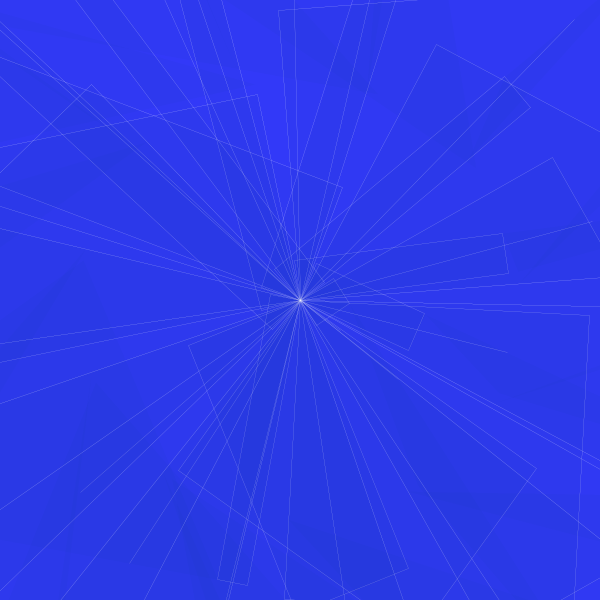
Frame 1 (no input)
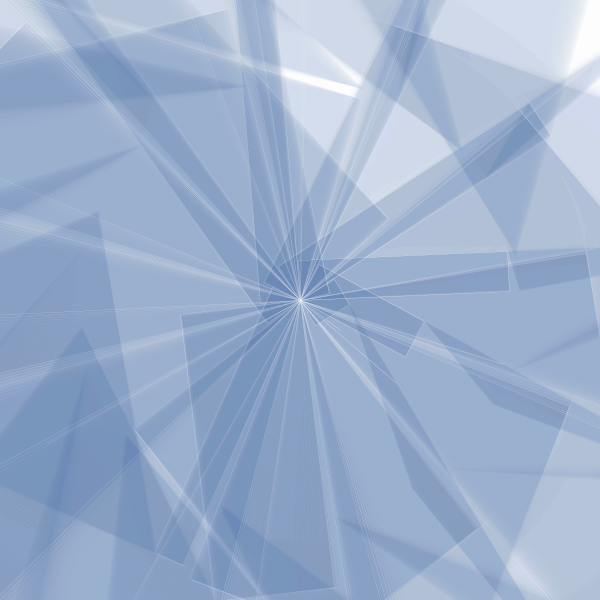
Frame 60 (the mouse pressed at the canvas centre just before this capture)
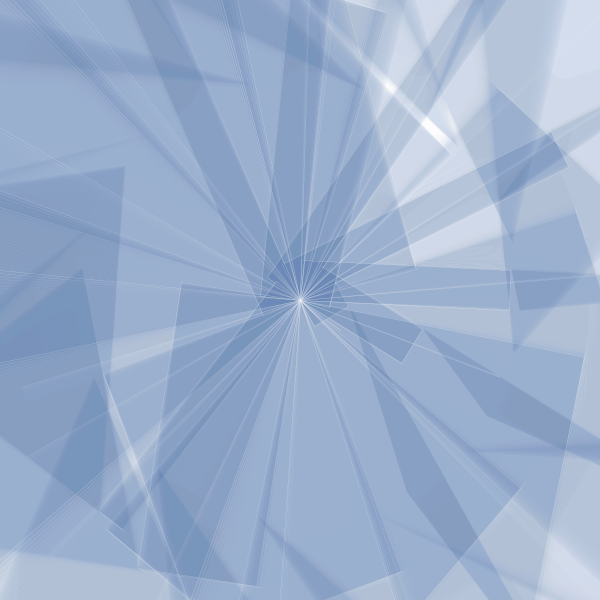
Frame 120 (the mouse held since frame 60 and released just before this capture)

The Processing sketch that drew these frames (run headless with seeded random() and noise(); from frame 60 on, the mouse is pressed at the canvas centre):

// Processing sketch: processing_147467
// ── processing_147467.pde

/*
 Konkuk University
 SOS iDesign
 
 Name:Lim Hyun Seung
 ID: 201420104 Lim Hyun Seung
 
 */

//float Code
float cX=10;
float direction=1;
float angle=12;

void setup()
{
  size(600, 600);
  background(2550);
}

void draw()
{
  //Shape Space
  noStroke();
  fill(255, 50);
  rectMode(CORNERS);
  rect(0, 0, width, height); 
  stroke(0);
  fill(0, 56, 125, 10);
  translate(width/2, height/2); 

  for (int i=40; i<width; i+=250) {
    for (int j=30; j<height; j+=90) {
      strokeWeight(0);
      stroke(255, 255, 255);
      line(i, j, 0, 0);
      rotate(angle);
      rectMode(CORNERS);
      rect(i, j, 0, 0);
      noStroke();
      triangle(i, j, 0, 220, i, 500);
    }
  }

  cX = cX + (3.75 * direction);

  if ((cX<320)||(cX>200)) {
    direction*=-3;
  }
  
//Angle Speed
  angle += 0.0005;
}
